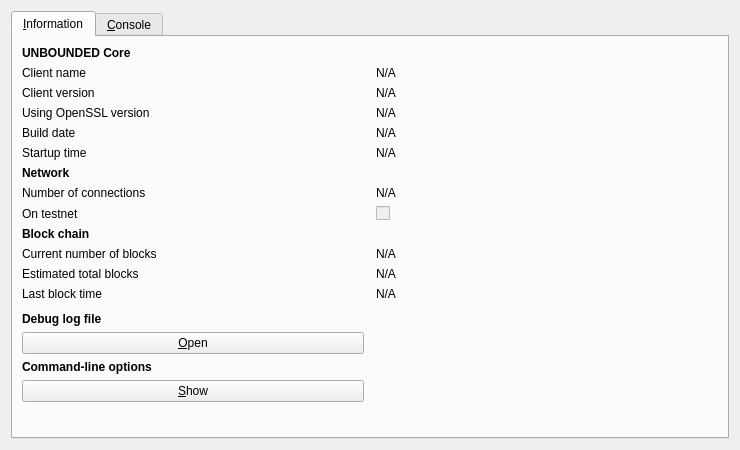
<?xml version="1.0" encoding="UTF-8"?>
<ui version="4.0">
 <class>RPCConsole</class>
 <widget class="QDialog" name="RPCConsole">
  <property name="geometry">
   <rect>
    <x>0</x>
    <y>0</y>
    <width>740</width>
    <height>450</height>
   </rect>
  </property>
  <property name="windowTitle">
   <string>UNBOUNDED - Debug window</string>
  </property>
  <layout class="QVBoxLayout" name="verticalLayout_2">
   <item>
    <widget class="QTabWidget" name="tabWidget">
     <property name="currentIndex">
      <number>0</number>
     </property>
     <widget class="QWidget" name="tab_info">
      <attribute name="title">
       <string>&amp;Information</string>
      </attribute>
      <layout class="QGridLayout" name="gridLayout" columnstretch="0,0">
       <property name="horizontalSpacing">
        <number>12</number>
       </property>
       <item row="14" column="0">
        <widget class="QLabel" name="labelDebugLogfile">
         <property name="font">
          <font>
           <weight>75</weight>
           <bold>true</bold>
          </font>
         </property>
         <property name="text">
          <string>Debug log file</string>
         </property>
        </widget>
       </item>
       <item row="5" column="0">
        <widget class="QLabel" name="label_13">
         <property name="text">
          <string>Startup time</string>
         </property>
        </widget>
       </item>
       <item row="6" column="0">
        <widget class="QLabel" name="label_11">
         <property name="font">
          <font>
           <weight>75</weight>
           <bold>true</bold>
          </font>
         </property>
         <property name="text">
          <string>Network</string>
         </property>
        </widget>
       </item>
       <item row="5" column="1">
        <widget class="QLabel" name="startupTime">
         <property name="cursor">
          <cursorShape>IBeamCursor</cursorShape>
         </property>
         <property name="text">
          <string>N/A</string>
         </property>
         <property name="textFormat">
          <enum>Qt::PlainText</enum>
         </property>
         <property name="textInteractionFlags">
          <set>Qt::LinksAccessibleByMouse|Qt::TextSelectableByKeyboard|Qt::TextSelectableByMouse</set>
         </property>
        </widget>
       </item>
       <item row="8" column="1">
        <widget class="QCheckBox" name="isTestNet">
         <property name="enabled">
          <bool>false</bool>
         </property>
         <property name="text">
          <string/>
         </property>
        </widget>
       </item>
       <item row="1" column="0">
        <widget class="QLabel" name="label_5">
         <property name="text">
          <string>Client name</string>
         </property>
        </widget>
       </item>
       <item row="10" column="1">
        <widget class="QLabel" name="numberOfBlocks">
         <property name="cursor">
          <cursorShape>IBeamCursor</cursorShape>
         </property>
         <property name="text">
          <string>N/A</string>
         </property>
         <property name="textFormat">
          <enum>Qt::PlainText</enum>
         </property>
         <property name="textInteractionFlags">
          <set>Qt::LinksAccessibleByMouse|Qt::TextSelectableByKeyboard|Qt::TextSelectableByMouse</set>
         </property>
        </widget>
       </item>
       <item row="4" column="0">
        <widget class="QLabel" name="label_12">
         <property name="text">
          <string>Build date</string>
         </property>
        </widget>
       </item>
       <item row="17" column="0">
        <widget class="QPushButton" name="showCLOptionsButton">
         <property name="toolTip">
          <string>Show the UNBOUNDED-Qt help message to get a list with possible UNBOUNDED command-line options.</string>
         </property>
         <property name="text">
          <string>&amp;Show</string>
         </property>
         <property name="autoDefault">
          <bool>false</bool>
         </property>
        </widget>
       </item>
       <item row="10" column="0">
        <widget class="QLabel" name="label_3">
         <property name="text">
          <string>Current number of blocks</string>
         </property>
        </widget>
       </item>
       <item row="12" column="1">
        <widget class="QLabel" name="lastBlockTime">
         <property name="cursor">
          <cursorShape>IBeamCursor</cursorShape>
         </property>
         <property name="text">
          <string>N/A</string>
         </property>
         <property name="textFormat">
          <enum>Qt::PlainText</enum>
         </property>
         <property name="textInteractionFlags">
          <set>Qt::LinksAccessibleByMouse|Qt::TextSelectableByKeyboard|Qt::TextSelectableByMouse</set>
         </property>
        </widget>
       </item>
       <item row="4" column="1">
        <widget class="QLabel" name="buildDate">
         <property name="cursor">
          <cursorShape>IBeamCursor</cursorShape>
         </property>
         <property name="text">
          <string>N/A</string>
         </property>
         <property name="textFormat">
          <enum>Qt::PlainText</enum>
         </property>
         <property name="textInteractionFlags">
          <set>Qt::LinksAccessibleByMouse|Qt::TextSelectableByKeyboard|Qt::TextSelectableByMouse</set>
         </property>
        </widget>
       </item>
       <item row="2" column="0">
        <widget class="QLabel" name="label_6">
         <property name="text">
          <string>Client version</string>
         </property>
        </widget>
       </item>
       <item row="8" column="0">
        <widget class="QLabel" name="label_8">
         <property name="text">
          <string>On testnet</string>
         </property>
        </widget>
       </item>
       <item row="2" column="1">
        <widget class="QLabel" name="clientVersion">
         <property name="cursor">
          <cursorShape>IBeamCursor</cursorShape>
         </property>
         <property name="text">
          <string>N/A</string>
         </property>
         <property name="textFormat">
          <enum>Qt::PlainText</enum>
         </property>
         <property name="textInteractionFlags">
          <set>Qt::LinksAccessibleByMouse|Qt::TextSelectableByKeyboard|Qt::TextSelectableByMouse</set>
         </property>
        </widget>
       </item>
       <item row="1" column="1">
        <widget class="QLabel" name="clientName">
         <property name="cursor">
          <cursorShape>IBeamCursor</cursorShape>
         </property>
         <property name="text">
          <string>N/A</string>
         </property>
         <property name="textFormat">
          <enum>Qt::PlainText</enum>
         </property>
         <property name="textInteractionFlags">
          <set>Qt::LinksAccessibleByMouse|Qt::TextSelectableByKeyboard|Qt::TextSelectableByMouse</set>
         </property>
        </widget>
       </item>
       <item row="12" column="0">
        <widget class="QLabel" name="label_2">
         <property name="text">
          <string>Last block time</string>
         </property>
        </widget>
       </item>
       <item row="18" column="0">
        <spacer name="verticalSpacer">
         <property name="orientation">
          <enum>Qt::Vertical</enum>
         </property>
         <property name="sizeHint" stdset="0">
          <size>
           <width>20</width>
           <height>40</height>
          </size>
         </property>
        </spacer>
       </item>
       <item row="7" column="0">
        <widget class="QLabel" name="label_7">
         <property name="text">
          <string>Number of connections</string>
         </property>
        </widget>
       </item>
       <item row="16" column="0">
        <widget class="QLabel" name="labelCLOptions">
         <property name="font">
          <font>
           <weight>75</weight>
           <bold>true</bold>
          </font>
         </property>
         <property name="text">
          <string>Command-line options</string>
         </property>
        </widget>
       </item>
       <item row="11" column="1">
        <widget class="QLabel" name="totalBlocks">
         <property name="cursor">
          <cursorShape>IBeamCursor</cursorShape>
         </property>
         <property name="text">
          <string>N/A</string>
         </property>
         <property name="textFormat">
          <enum>Qt::PlainText</enum>
         </property>
         <property name="textInteractionFlags">
          <set>Qt::LinksAccessibleByMouse|Qt::TextSelectableByKeyboard|Qt::TextSelectableByMouse</set>
         </property>
        </widget>
       </item>
       <item row="7" column="1">
        <widget class="QLabel" name="numberOfConnections">
         <property name="cursor">
          <cursorShape>IBeamCursor</cursorShape>
         </property>
         <property name="text">
          <string>N/A</string>
         </property>
         <property name="textFormat">
          <enum>Qt::PlainText</enum>
         </property>
         <property name="textInteractionFlags">
          <set>Qt::LinksAccessibleByMouse|Qt::TextSelectableByKeyboard|Qt::TextSelectableByMouse</set>
         </property>
        </widget>
       </item>
       <item row="3" column="1">
        <widget class="QLabel" name="openSSLVersion">
         <property name="cursor">
          <cursorShape>IBeamCursor</cursorShape>
         </property>
         <property name="text">
          <string>N/A</string>
         </property>
         <property name="textFormat">
          <enum>Qt::PlainText</enum>
         </property>
         <property name="textInteractionFlags">
          <set>Qt::LinksAccessibleByMouse|Qt::TextSelectableByKeyboard|Qt::TextSelectableByMouse</set>
         </property>
        </widget>
       </item>
       <item row="9" column="0">
        <widget class="QLabel" name="label_10">
         <property name="font">
          <font>
           <weight>75</weight>
           <bold>true</bold>
          </font>
         </property>
         <property name="text">
          <string>Block chain</string>
         </property>
        </widget>
       </item>
       <item row="0" column="0">
        <widget class="QLabel" name="label_9">
         <property name="font">
          <font>
           <weight>75</weight>
           <bold>true</bold>
          </font>
         </property>
         <property name="text">
          <string>UNBOUNDED Core</string>
         </property>
        </widget>
       </item>
       <item row="11" column="0">
        <widget class="QLabel" name="label_4">
         <property name="text">
          <string>Estimated total blocks</string>
         </property>
        </widget>
       </item>
       <item row="13" column="0">
        <spacer name="verticalSpacer_2">
         <property name="orientation">
          <enum>Qt::Vertical</enum>
         </property>
         <property name="sizeHint" stdset="0">
          <size>
           <width>20</width>
           <height>20</height>
          </size>
         </property>
        </spacer>
       </item>
       <item row="15" column="0">
        <widget class="QPushButton" name="openDebugLogfileButton">
         <property name="toolTip">
          <string>Open the UNBOUNDED debug log file from the current data directory. This can take a few seconds for large log files.</string>
         </property>
         <property name="text">
          <string>&amp;Open</string>
         </property>
         <property name="autoDefault">
          <bool>false</bool>
         </property>
        </widget>
       </item>
       <item row="3" column="0">
        <widget class="QLabel" name="label_14">
         <property name="text">
          <string>Using OpenSSL version</string>
         </property>
         <property name="indent">
          <number>-1</number>
         </property>
        </widget>
       </item>
      </layout>
     </widget>
     <widget class="QWidget" name="tab_console">
      <attribute name="title">
       <string>&amp;Console</string>
      </attribute>
      <layout class="QVBoxLayout" name="verticalLayout_3">
       <property name="spacing">
        <number>3</number>
       </property>
       <item>
        <widget class="QTextEdit" name="messagesWidget">
         <property name="minimumSize">
          <size>
           <width>0</width>
           <height>100</height>
          </size>
         </property>
         <property name="readOnly">
          <bool>true</bool>
         </property>
         <property name="tabKeyNavigation" stdset="0">
          <bool>false</bool>
         </property>
         <property name="columnCount" stdset="0">
          <number>2</number>
         </property>
        </widget>
       </item>
       <item>
        <layout class="QHBoxLayout" name="horizontalLayout">
         <property name="spacing">
          <number>3</number>
         </property>
         <item>
          <widget class="QLabel" name="label">
           <property name="text">
            <string notr="true">&gt;</string>
           </property>
          </widget>
         </item>
         <item>
          <widget class="QLineEdit" name="lineEdit"/>
         </item>
         <item>
          <widget class="QPushButton" name="clearButton">
           <property name="maximumSize">
            <size>
             <width>24</width>
             <height>24</height>
            </size>
           </property>
           <property name="toolTip">
            <string>Clear console</string>
           </property>
           <property name="text">
            <string/>
           </property>
           <property name="icon">
            <iconset resource="../bitcoin.qrc">
             <normaloff>:/icons/remove</normaloff>:/icons/remove</iconset>
           </property>
           <property name="shortcut">
            <string notr="true">Ctrl+L</string>
           </property>
           <property name="autoDefault">
            <bool>false</bool>
           </property>
          </widget>
         </item>
        </layout>
       </item>
      </layout>
     </widget>
    </widget>
   </item>
  </layout>
 </widget>
 <resources>
  <include location="../bitcoin.qrc"/>
 </resources>
 <connections/>
</ui>
